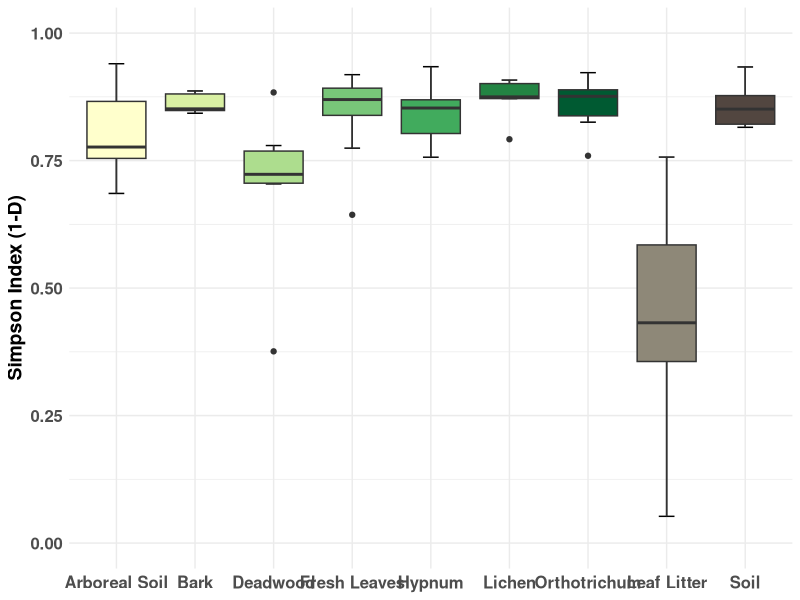
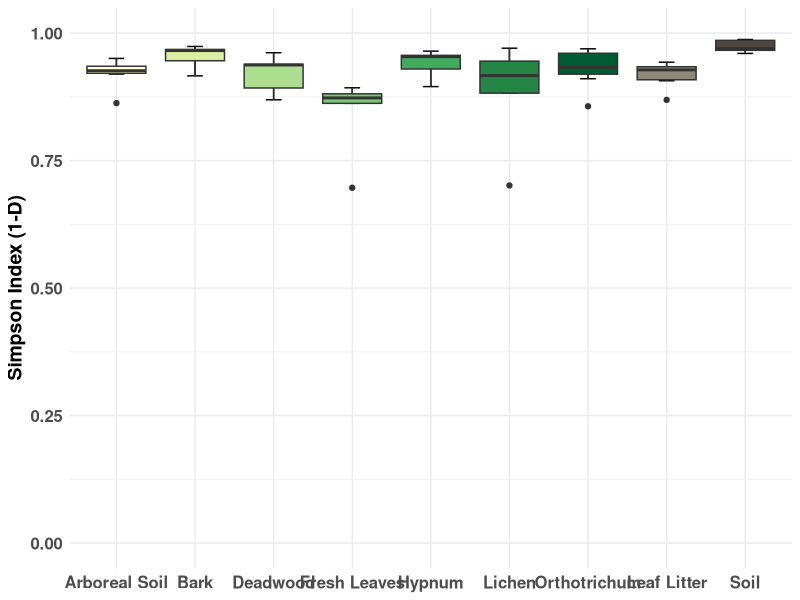
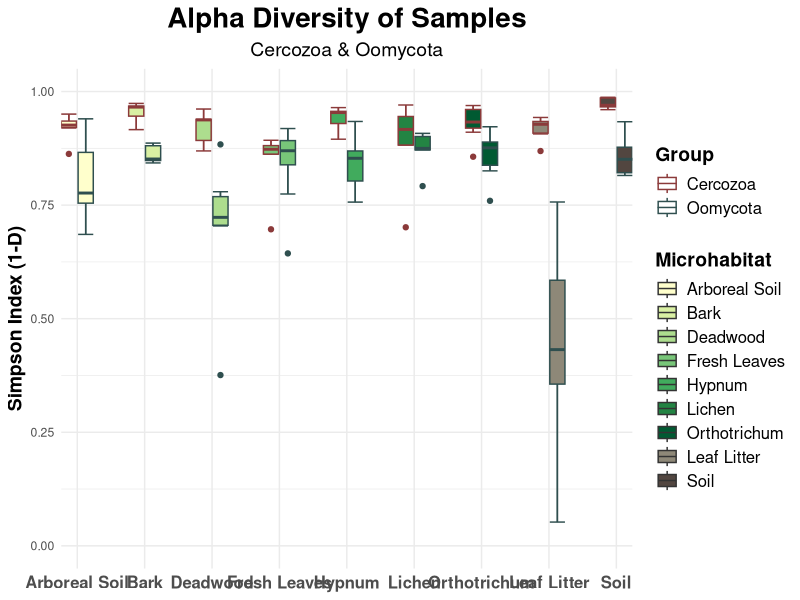
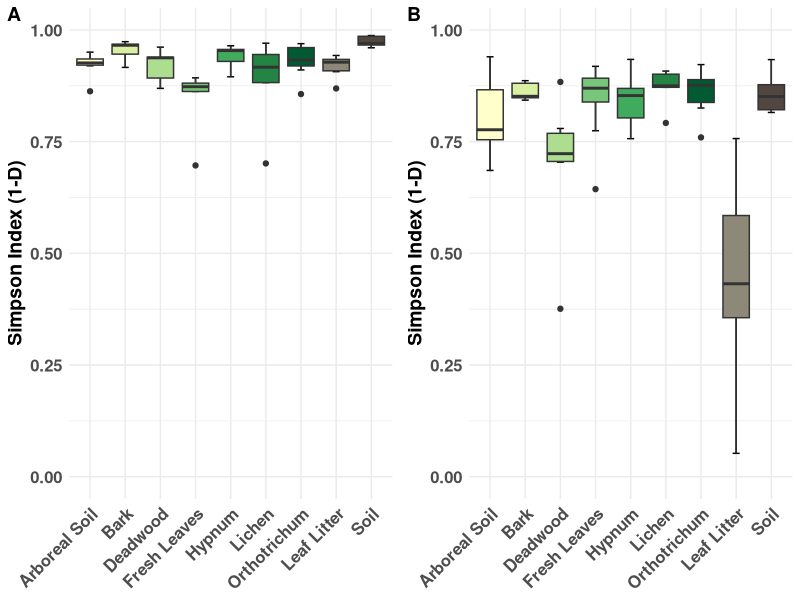

These charts were generated, in order, by the following R code:
## ---- chunk 1
knitr::opts_chunk$set(echo = TRUE)
## ---- chunk 2
rm(list = ls())

library(ggplot2)
library(vegan)
library(RColorBrewer)
library(ggpubr)

#setwd("04_Alpha_Diversity/")

OTU_Table = as.data.frame(read.csv("../00_Data/Oomycota/05_OwnSamples_OTU_Table_min-freq-9588_transposed_withMetadata.tsv", 
                     header = T, 
                     sep = "\t", 
                     stringsAsFactors = T))

SampleMetadata = OTU_Table[,1:5]
Microhabitat = SampleMetadata$Microhabitat
TreeSpecies = SampleMetadata$TreeSpecies
OTU_Table = OTU_Table[,6:ncol(OTU_Table)]

## ---- chunk 3
simpson = diversity(OTU_Table, index = "simpson")
simpson = as.data.frame(simpson)
simpson$Microhabitat = Microhabitat
rownames(simpson) = SampleMetadata$SampleID
simpson$Group = "Oomycota"
#simpson$TreeSpecies = TreeSpecies
## ---- chunk 4
g = ggplot(simpson, aes(x = Microhabitat, y = simpson, fill = Microhabitat)) + 
  stat_boxplot(geom = "errorbar", width = 0.2, show.legend = F) +
  geom_boxplot(show.legend = F) + 
  scale_fill_manual(values = c(brewer.pal(7, "YlGn"), 
                               "#8e8878", "#524640"), 
                    limits = c("Arboreal Soil", "Bark", "Deadwood", 
                                "Fresh Leaves", "Hypnum", "Lichen", 
                                "Orthotrichum", "Leaf Litter", "Soil")) + 
  scale_x_discrete(limits = c("Arboreal Soil", "Bark", "Deadwood", 
                                "Fresh Leaves", "Hypnum", "Lichen", 
                                "Orthotrichum", "Leaf Litter", "Soil")) + 
  scale_y_continuous(limits = c(0, 1)) +
  theme_minimal() + 
  labs(#title = "Alpha Diversity of Samples", 
       #subtitle = "Oomycota"
       y = "Simpson Index (1-D)", 
       x = NULL) +
  #geom_dotplot(aes(x = Microhabitat, y = simpson, fill = TreeSpecies), 
  #             binaxis = "y", stackdir = "center", binwidth = 1, 
  #             binpositions = "all", dotsize = 0.01, 
  #             position = "stack") +
  theme(axis.text=element_text(size=12, face = "bold"), 
        axis.title=element_text(size=14, face = "bold"), 
        plot.title = element_text(size = 20, face = "bold", hjust = 0.5), 
        plot.subtitle = element_text(size = 14, hjust = 0.5), 
        legend.text = element_text(size = 12), 
        legend.title = element_text(size = 14, face = "bold"))

g
## ---- chunk 5

Cerco_OTU_Table = as.data.frame(read.csv("../00_Data/Cercozoa/05_Cercozoa_OwnSamples_OTU_Table_min-freq-15684_transposed_withMetadata.tsv", 
                     header = T, 
                     sep = "\t", 
                     stringsAsFactors = T))

Cerco_SampleMetadata = Cerco_OTU_Table[,1:5]
Cerco_Microhabitat = Cerco_SampleMetadata$Microhabitat
Cerco_OTU_Table = Cerco_OTU_Table[,6:ncol(Cerco_OTU_Table)]

Cerco_simpson = diversity(Cerco_OTU_Table, index = "simpson")
Cerco_simpson = as.data.frame(Cerco_simpson)
rownames(Cerco_simpson) = Cerco_SampleMetadata$SampleID
colnames(Cerco_simpson) = "simpson"
Cerco_simpson$Microhabitat = Cerco_Microhabitat
Cerco_simpson$Group = "Cercozoa"
## ---- chunk 6
g_cerco = ggplot(Cerco_simpson, aes(x = Microhabitat, y = simpson, fill = Microhabitat)) + 
  stat_boxplot(geom = "errorbar", width = 0.2, show.legend = F) +
  geom_boxplot(show.legend = F) + 
  scale_fill_manual(values = c(brewer.pal(7, "YlGn"), 
                               "#8e8878", "#524640"), 
                    limits = c("Arboreal Soil", "Bark", "Deadwood", 
                                "Fresh Leaves", "Hypnum", "Lichen", 
                                "Orthotrichum", "Leaf Litter", "Soil")) + 
  scale_x_discrete(limits = c("Arboreal Soil", "Bark", "Deadwood", 
                                "Fresh Leaves", "Hypnum", "Lichen", 
                                "Orthotrichum", "Leaf Litter", "Soil")) + 
  scale_y_continuous(limits = c(0, 1)) +
  theme_minimal() + 
  labs(#title = "Alpha Diversity of Samples",
       #subtitle = "Cercozoa",
       y = "Simpson Index (1-D)", 
       x = NULL) +
  theme(axis.text=element_text(size=12, face = "bold"), 
        axis.title=element_text(size=14, face = "bold"), 
        plot.title = element_text(size = 20, face = "bold", hjust = 0.5), 
        plot.subtitle = element_text(size = 14, hjust = 0.5), 
        legend.text = element_text(size = 12), 
        legend.title = element_text(size = 14, face = "bold"))

g_cerco
## ---- chunk 7
simpson_both = rbind(simpson, Cerco_simpson)

g_both = ggplot(simpson_both, aes(x = Microhabitat, y = simpson, fill = Microhabitat, color = Group)) + 
  stat_boxplot(geom = "errorbar", width = 0.5) +
  geom_boxplot(width = 0.5) + 
  scale_fill_manual(values = c(brewer.pal(7, "YlGn"), 
                               "#8e8878", "#524640"), 
                    limits = c("Arboreal Soil", "Bark", "Deadwood", 
                                "Fresh Leaves", "Hypnum", "Lichen", 
                                "Orthotrichum", "Leaf Litter", "Soil")) + 
  scale_x_discrete(limits = c("Arboreal Soil", "Bark", "Deadwood", 
                                "Fresh Leaves", "Hypnum", "Lichen", 
                                "Orthotrichum", "Leaf Litter", "Soil"), 
                   expand = expand_scale()) +
  scale_color_manual(values = c("indianred4", "darkslategray"), 
                     limits = c("Cercozoa", "Oomycota")) +
  scale_y_continuous(limits = c(0, 1)) +
  theme_minimal() + 
  labs(title = "Alpha Diversity of Samples", 
       y = "Simpson Index (1-D)", 
       x = NULL, 
       subtitle = "Cercozoa & Oomycota") +
  theme(axis.text.x = element_text(size=12, face = "bold"), 
        axis.title = element_text(size=14, face = "bold"), 
        plot.title = element_text(size = 20, face = "bold", hjust = 0.5), 
        plot.subtitle = element_text(size = 14, hjust = 0.5), 
        legend.text = element_text(size = 12), 
        legend.title = element_text(size = 14, face = "bold"))

g_both
## ---- chunk 8
g$theme$axis.text.x$angle = 45
g$theme$axis.text.x$hjust = 1
g$theme$axis.text.x$vjust = 1
g_cerco$theme$axis.text.x$angle = 45
g_cerco$theme$axis.text.x$hjust = 1
g_cerco$theme$axis.text.x$vjust = 1

g$theme$plot.subtitle$hjust = 0
g_cerco$theme$plot.subtitle$hjust = 0

combi = ggarrange(g_cerco, g, 
                  labels = c("A", "B"), 
                  ncol = 2, nrow = 1, 
                  align = "h") #%>%
  #annotate_figure(top = text_grob("Alpha diversity of samples", 
  #                                face = "bold", size = 20), 
  #                fig.lab = "Figure X", fig.lab.face = "bold", 
  #                fig.lab.size = 18)

ggsave("AlphaBoxplotCombined.tif", plot = combi, 
       device = "tiff", dpi = 600, width = 16, height = 9, 
       units = "cm")
ggsave("AlphaBoxplotCombined.png", plot = combi, 
       device = "png", dpi = 600, width = 16, height = 9, 
       units = "cm")
ggsave("AlphaBoxplotCombined.pdf", plot = combi, 
       device = "pdf", dpi = 600, width = 16, height = 9, 
       units = "cm")

combi
